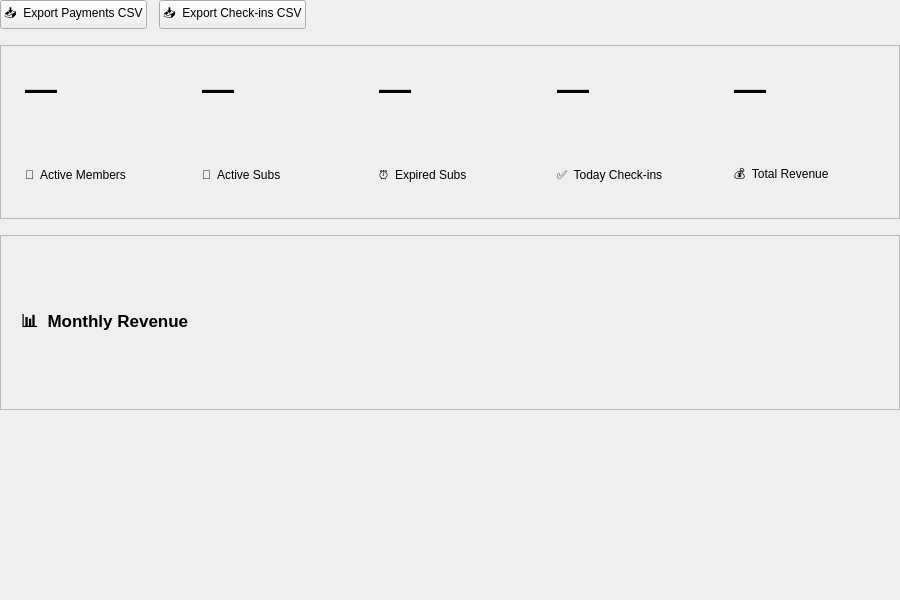
<?xml version="1.0" encoding="UTF-8"?>
<ui version="4.0">
 <class>ReportsPage</class>
 <widget class="QWidget" name="ReportsPage">
  <property name="geometry"><rect><x>0</x><y>0</y><width>900</width><height>600</height></rect></property>
  <property name="windowTitle"><string>Reports &amp; Analytics</string></property>

  <layout class="QVBoxLayout" name="mainLayout">
   <property name="spacing"><number>16</number></property>
   <property name="leftMargin"><number>0</number></property><property name="topMargin"><number>0</number></property>
   <property name="rightMargin"><number>0</number></property><property name="bottomMargin"><number>0</number></property>

   <!-- Export buttons -->
   <item>
    <layout class="QHBoxLayout" name="exportRow">
     <property name="spacing"><number>12</number></property>
     <item><widget class="QPushButton" name="exportPaymentsButton"><property name="text"><string>📥  Export Payments CSV</string></property></widget></item>
     <item><widget class="QPushButton" name="exportCheckinsButton"><property name="text"><string>📥  Export Check-ins CSV</string></property></widget></item>
     <item><spacer><property name="orientation"><enum>Qt::Horizontal</enum></property><property name="sizeHint" stdset="0"><size><width>40</width><height>0</height></size></property></spacer></item>
    </layout>
   </item>

   <!-- Summary cards -->
   <item>
    <widget class="QFrame" name="summaryCard">
     <property name="frameShape"><enum>QFrame::StyledPanel</enum></property>
     <layout class="QHBoxLayout" name="summaryLayout">
      <property name="leftMargin"><number>24</number></property><property name="topMargin"><number>18</number></property>
      <property name="rightMargin"><number>24</number></property><property name="bottomMargin"><number>18</number></property>
      <property name="spacing"><number>36</number></property>

      <item>
       <layout class="QVBoxLayout">
        <item><widget class="QLabel" name="lblActiveMembersValue"><property name="text"><string>—</string></property><property name="font"><font><family>Segoe UI</family><pointsize>24</pointsize><weight>87</weight></font></property></widget></item>
        <item><widget class="QLabel" name="lblActiveMembersTitle"><property name="text"><string>👥  Active Members</string></property></widget></item>
       </layout>
      </item>
      <item>
       <layout class="QVBoxLayout">
        <item><widget class="QLabel" name="lblActiveSubsValue"><property name="text"><string>—</string></property><property name="font"><font><family>Segoe UI</family><pointsize>24</pointsize><weight>87</weight></font></property></widget></item>
        <item><widget class="QLabel" name="lblActiveSubsTitle"><property name="text"><string>🔑  Active Subs</string></property></widget></item>
       </layout>
      </item>
      <item>
       <layout class="QVBoxLayout">
        <item><widget class="QLabel" name="lblExpiredValue"><property name="text"><string>—</string></property><property name="font"><font><family>Segoe UI</family><pointsize>24</pointsize><weight>87</weight></font></property></widget></item>
        <item><widget class="QLabel" name="lblExpiredTitle"><property name="text"><string>⏰  Expired Subs</string></property></widget></item>
       </layout>
      </item>
      <item>
       <layout class="QVBoxLayout">
        <item><widget class="QLabel" name="lblCheckinsValue"><property name="text"><string>—</string></property><property name="font"><font><family>Segoe UI</family><pointsize>24</pointsize><weight>87</weight></font></property></widget></item>
        <item><widget class="QLabel" name="lblCheckinsTitle"><property name="text"><string>✅  Today Check-ins</string></property></widget></item>
       </layout>
      </item>
      <item>
       <layout class="QVBoxLayout">
        <item><widget class="QLabel" name="lblRevenueValue"><property name="text"><string>—</string></property><property name="font"><font><family>Segoe UI</family><pointsize>24</pointsize><weight>87</weight></font></property></widget></item>
        <item><widget class="QLabel" name="lblRevenueTitle"><property name="text"><string>💰  Total Revenue</string></property></widget></item>
       </layout>
      </item>

     </layout>
    </widget>
   </item>

   <!-- Revenue chart area -->
   <item>
    <widget class="QFrame" name="chartCard">
     <property name="frameShape"><enum>QFrame::StyledPanel</enum></property>
     <layout class="QVBoxLayout" name="chartLayout">
      <property name="leftMargin"><number>20</number></property><property name="topMargin"><number>16</number></property>
      <property name="rightMargin"><number>20</number></property><property name="bottomMargin"><number>16</number></property>
      <item><widget class="QLabel" name="chartTitle"><property name="text"><string>📊  Monthly Revenue</string></property><property name="font"><font><family>Segoe UI</family><pointsize>13</pointsize><weight>75</weight><bold>true</bold></font></property></widget></item>
      <!-- Chart canvas inserted at runtime by ReportsPage.refresh() -->
     </layout>
    </widget>
   </item>

   <item>
    <widget class="QLabel" name="statusLabel"><property name="text"><string/></property></widget>
   </item>

  </layout>
 </widget>
 <resources/>
 <connections/>
</ui>
